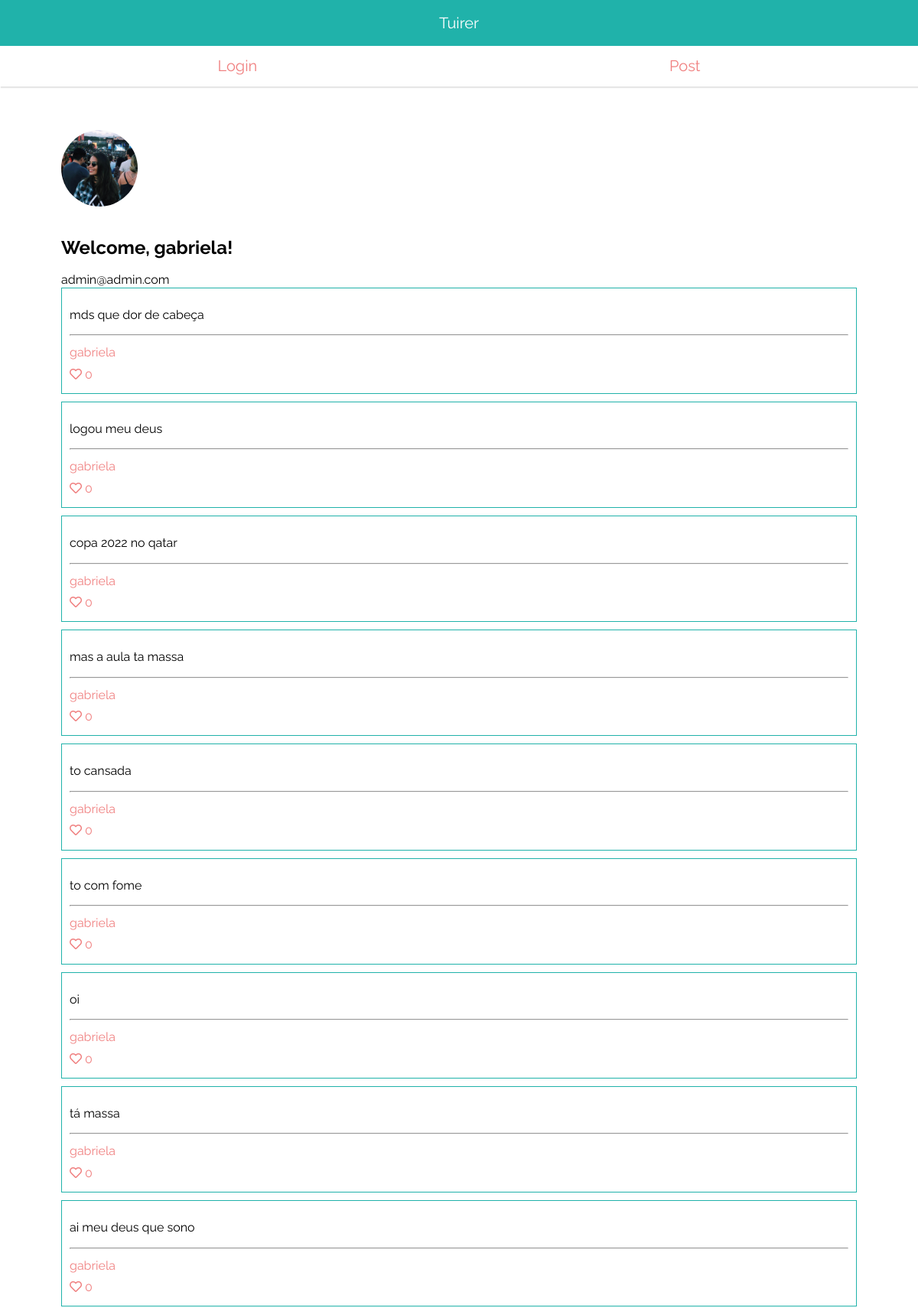
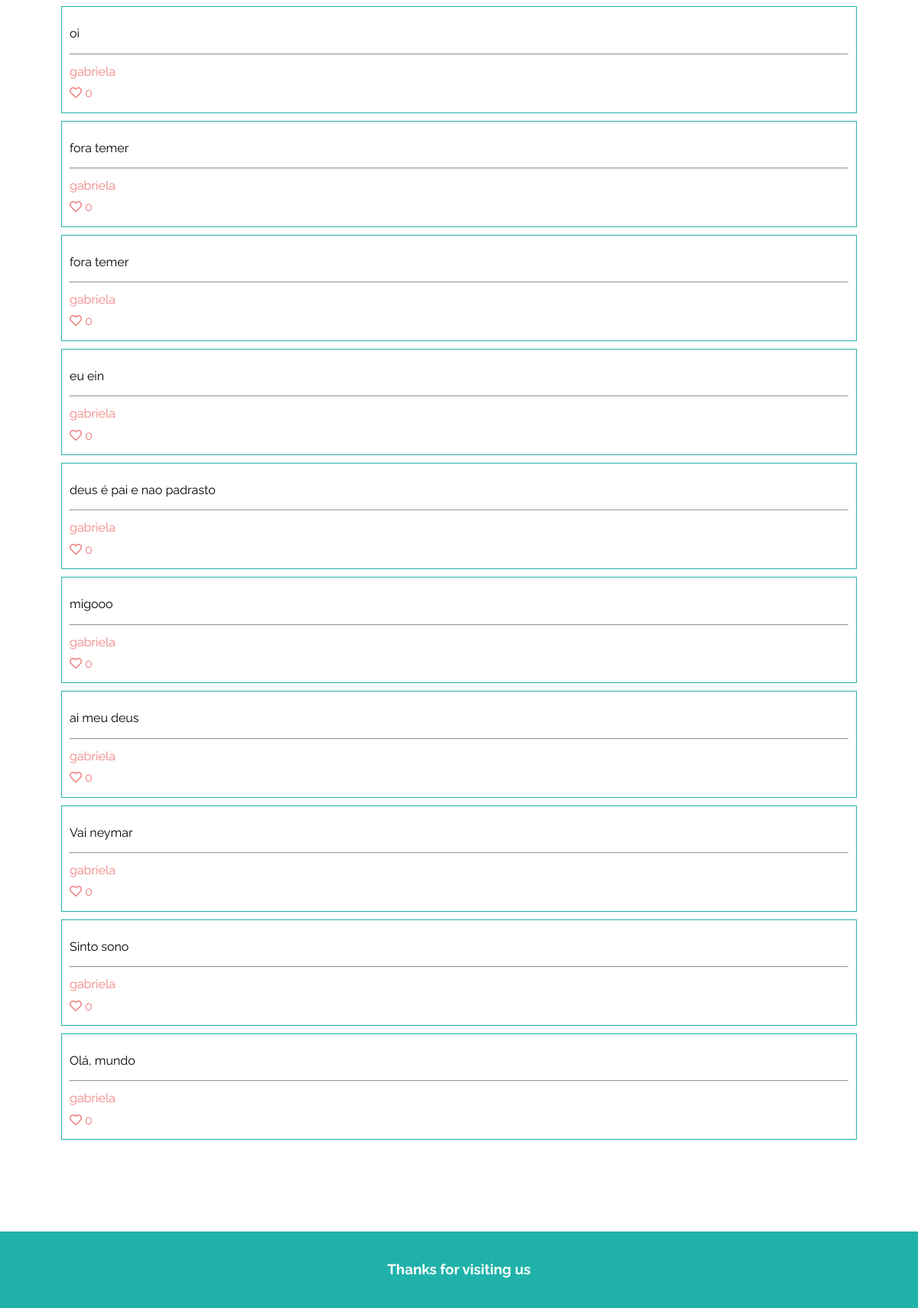
The page /perfil/1/ on the database its author committed (2 pictures, top to bottom).
### users/models.py (models this page shows)
class User(AbstractUser):
    picture = models.ImageField('Foto de perfil', default='/img/blank-profile.png')
    following = models.ManyToManyField('self', blank=True)

### tuites/models.py (models this page shows, shortened)
class Tuite(models.Model):
    content = models.CharField('Tuite', max_length=280)
    author = models.ForeignKey('users.User', on_delete=models.CASCADE, related_name='tuites')
    date_created = models.DateTimeField(auto_now_add=True)
    liked_by = models.ManyToManyField('users.User', blank=True) # queryset dos usuário que gostaram do tweet
    objects = TuitesManager()
    @property
    def likes_count(self):
        return self.liked_by.count()
    class Meta:
        ordering = ('-date_created', )

### users/views.py (the view)
# urls.py: path('perfil/<int:pk>/', ProfileView.as_view(), name='profile'),
class ProfileView(DetailView):
    model = User
    template_name = 'profile.html'
    context_object_name = 'profile'
    ''''por padrão, o context_object_name é o nome do model (antes de definir
    que era 'profile', estava 'user')'''

### tuites/templatetags/tuites_likes.py (called while the page is built)
@register.simple_tag(takes_context=True)
def tuite_liked_icon(context):
    user = context.get('user')
    tuite = context.get('tuite')
    user_has_liked = tuite.liked_by.filter(pk=user.pk).exists()
    if user_has_liked:
        return format_html('<i class="fas fa-heart"></i>')
    return format_html('<i class="far fa-heart"></i>')

### templates/profile.html (shortened to what this page needs)
{% extends "base.html" %}
{% block content %}
<div class="profile">
    <div class="profile-picture" style="background-image: url('{{ profile.picture.url }}');"></div>
    <h2 class="profile-title">Welcome, {{ profile }}!</h2>
    {{ profile.email }}
    <div>
        {% for tuite in profile.tuites.all %}
            {% include "includes/card.html" %}
        {% endfor %}
    </div>
</div>
{% endblock %}

### templates/base.html (shortened to what this page needs)
{% load staticfiles %}
<html>
<head>
    <link rel="stylesheet" href="{% static 'css/index.css' %}">
    <link rel="stylesheet" href="{% static 'css/normalize.css' %}">
    <link rel="stylesheet" href="https://use.fontawesome.com/releases/v5.2.0/css/all.css">
</head>
<body>
    {% include "includes/menu.html" %}
    <div class="block-content">
        {% block content %}
        {% endblock %}
    </div>
    <footer>
        <div class="tuirer-footer">
            <h3>Thanks for visiting us</h3>
        </div>
    </footer>
</body>
</html>

### templates/includes/menu.html (shortened to what this page needs)
<nav>
    <div class="menu">
        <a href="{% url 'home' %}" class="tuirer-title">Tuirer</a>
        <div class="submenu">
            {% if user.is_authenticated %}
                <a href="{% url 'users:profile' request.user.pk %}" class="redirect">Hello, {{ request.user.username }}</a>
            {% else %}
                <a href="{% url 'users:login' %}">Login</a>
            {% endif %}
            <a href="{% url 'tuites:post' %}" class="nav-link">Post</a>
        </div>
    </div>
</nav>

### templates/includes/card.html (shortened to what this page needs)
{% load tuites_likes %}
<div class="card">
    <p class="content">{{ tuite.content }}</p>
    <hr>
    <div class="author-and-likes">
        <a href="{% url 'users:profile' tuite.author.pk %}" class="author">
            {{ tuite.author }}
        </a>
        <div class="likes">
            <a href="{% url 'tuites:like' tuite.pk %}">
                {% tuite_liked_icon %}
                {{ tuite.likes_count }}
            </a>
        </div>
    </div>
</div>

### static/css/index.css (style rules this page uses)
body { font-family: 'Raleway', sans-serif; margin: 0; height: 100vh; }
nav { position: relative; top: 0; width: 100%; height: 60px; color: white; background-color: lightseagreen; font-size: 20px; margin-bottom: 30px; }
nav a { text-decoration: none; color: white; }
.nav-link { display: flex; justify-content: flex-start; align-items: center; color: black; }
.block-content { padding: 80px; }
.menu .tuirer-title { display: flex; height: 100%; justify-content: center; align-items: center; color: white; }
.submenu { display: flex; align-items: center; justify-content: space-around; padding: 15px; box-shadow: 1px 2px 1px #e6e6e6; }
footer { position: relative; bottom: 0; width: 100%; height: 100px; color: white; background-color: lightseagreen; margin-top: 30px; }
.tuirer-footer { display: flex; align-items: center; justify-content: center; height: 100%; }
.card { margin-bottom: 10px; border: 1px solid lightseagreen; padding: 10px; }
.card a { text-decoration: none; color: indianred; display: block; padding: 5px 0; }
.profile-title { padding-top: 20px; }
.profile-picture { width: 100px; height: 100px; background-repeat: no-repeat; background-size: cover; background-position: center; border-radius: 50%; }
.menu a { color: lightcoral; }
.profile a { text-decoration: none; color: lightcoral; }

### rows shown on the page
User: picture (picture), username "gabriela", email "admin@admin.com"
Tuite: content "mds que dor de cabeça", author "gabriela", likes_count "0"
Tuite: content "logou meu deus", author "gabriela", likes_count "0"
Tuite: content "copa 2022 no qatar", author "gabriela", likes_count "0"
Tuite: content "mas a aula ta massa", author "gabriela", likes_count "0"
Tuite: content "to cansada", author "gabriela", likes_count "0"
Tuite: content "to com fome", author "gabriela", likes_count "0"
Tuite: content "oi", author "gabriela", likes_count "0"
Tuite: content "tá massa", author "gabriela", likes_count "0"
Tuite: content "ai meu deus que sono", author "gabriela", likes_count "0"
Tuite: content "oi", author "gabriela", likes_count "0"
Tuite: content "fora temer", author "gabriela", likes_count "0"
Tuite: content "fora temer", author "gabriela", likes_count "0"
Tuite: content "eu ein", author "gabriela", likes_count "0"
Tuite: content "deus é pai e nao padrasto", author "gabriela", likes_count "0"
Tuite: content "migooo", author "gabriela", likes_count "0"
Tuite: content "ai meu deus", author "gabriela", likes_count "0"
Tuite: content "Vai neymar", author "gabriela", likes_count "0"
Tuite: content "Sinto sono", author "gabriela", likes_count "0"
Tuite: content "Olá, mundo", author "gabriela", likes_count "0"
